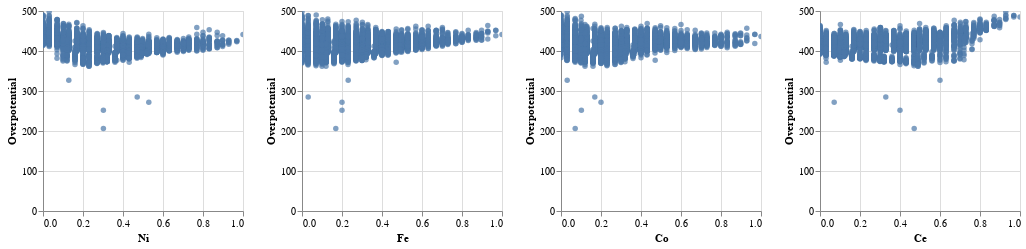

The code cell stored with this chart in its notebook:
### Markdown cell above
If we want some kind of pairplot we have to extend this syntax. We add the rows and columns which we want to repeat and the size of the overall graph. And one power of Altair is the possible interactivity of the graphs which we also add.

### Code cell
alt.Chart(NiFeCoCe_full).mark_circle().encode(
    alt.X(alt.repeat("column"), type='quantitative'),
    alt.Y(alt.repeat("row"), type='quantitative'),
).properties(
    width=200,
    height=200
).repeat(
    row=['Overpotential'],
    column=['Ni', 'Fe', 'Co', 'Ce']
).interactive()

### Figure 1 — Vega-Lite specification as saved in the notebook (floating-point values rounded to 4 significant figures; data arrays with more than 128 entries replaced by an {"elided": "..."} marker saying what was removed)
{"$schema": "https://vega.github.io/schema/vega-lite/v2.6.0.json", "config": {"view": {"height": 300, "width": 400}}, "datasets": {"data-b6d366dcf834ef42ccabfa9b83443d98": {"elided": "6074 records"}}, "repeat": {"column": ["Ni", "Fe", "Co", "Ce"], "row": ["Overpotential"]}, "spec": {"data": {"name": "data-b6d366dcf834ef42ccabfa9b83443d98"}, "encoding": {"x": {"field": {"repeat": "column"}, "type": "quantitative"}, "y": {"field": {"repeat": "row"}, "type": "quantitative"}}, "height": 200, "mark": "circle", "selection": {"selector001": {"bind": "scales", "encodings": ["x", "y"], "mark": {"fill": "#333", "fillOpacity": 0.125, "stroke": "white"}, "on": "[mousedown, window:mouseup] > window:mousemove!", "resolve": "global", "translate": "[mousedown, window:mouseup] > window:mousemove!", "type": "interval", "zoom": "wheel!"}}, "width": 200}}
